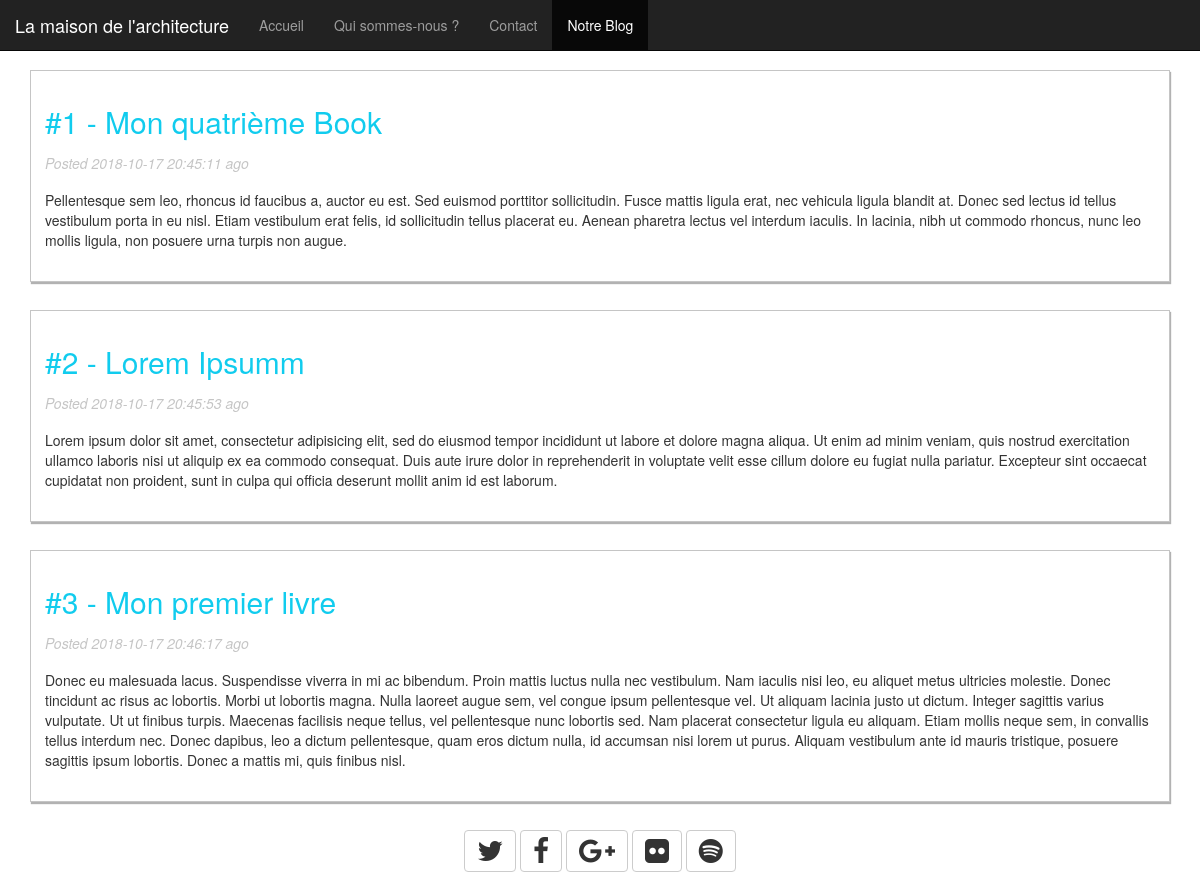
Page /blog on the committed database.
### app/models.py (models this page shows)
class Post(db.Model):
    __tablename__ = 'posts'
    id = db.Column(db.Integer, primary_key=True)
    title = db.Column(db.String(255))
    content = db.Column(db.Text)
    comments = db.relationship('Comment', backref="post", lazy='dynamic')
    created_at = db.Column(db.DateTime, default=db.func.now())
    updated_at = db.Column(db.DateTime, default=db.func.now(), onupdate=db.func.now())

### app/routes.py (the view)
@app.route('/blog')
def home_blog():
    posts = Post.query.all()
    return render_template('blog/home_blog.html', posts=posts)

### app/templates/blog/home_blog.html (shortened to what this page needs)
<!DOCTYPE html>
<html>
  <head>
    <link rel="stylesheet" type="text/css" href="{{ url_for('static', filename='css/home_blog.css') }}">
    <link href="https://maxcdn.bootstrapcdn.com/bootstrap/3.3.1/css/bootstrap.min.css" rel="stylesheet">
    <link href="https://maxcdn.bootstrapcdn.com/font-awesome/4.3.0/css/font-awesome.min.css" rel="stylesheet">
  </head>
  <body>
   <header>
      <nav class="navbar navbar-inverse navbar-fixed-top" role="navigation">
        <div class="navbar-header">
          <a href="{{ url_for('home') }}#page-top" class="navbar-brand">La maison de l'architecture</a>
        </div>
        <div class="collapse navbar-collapse">
                <ul class="nav navbar-nav">
                  <li><a href="{{ url_for('home') }}#accueil">Accueil</a></li>
                  <li><a href="{{ url_for('home') }}#qui">Qui sommes-nous ?</a></li>
                  <li><a href="{{ url_for('home') }}#contact">Contact</a></li>
            <li class="active"><a href="{{ url_for('home_blog') }}">Notre Blog</a></li>
                </ul>
              </div>
        </nav>
    </header>
    <div class="container" style="margin-top: 70px;">
        {% block body %}
            {% for post in posts %}
                <article>
                    <h2 class="title">
                        <a href="#">#{{ post.id }} - {{ post.title }}</a>
                    </h2>
                    <p class="time">
                        <time datetime="{{ post.created_at }}">
                            Posted {{ post.created_at }} ago
                        </time>
                    </p>
                    <p class="content">{{ post.content }}</p>
                </article>
            {% else %}
                <p>Sorry, no posts available.</p>
            {% endfor %}
        {% endblock body %}
    </div>
    {% include 'includes/_footer.html' %}
  </body>
</html>

### app/templates/includes/_footer.html
<footer class="text-center">
  <a class="btn btn-default" href="#"><i class="fa fa-twitter fa-2x"></i></a>
  <a class="btn btn-default" href="#"><i class="fa fa-facebook fa-2x"></i></a>
  <a class="btn btn-default" href="#"><i class="fa fa-google-plus fa-2x"></i></a>
  <a class="btn btn-default" href="#"><i class="fa fa-flickr fa-2x"></i></a>
  <a class="btn btn-default" href="#"><i class="fa fa-spotify fa-2x"></i></a>
</footer>

### app/static/css/home_blog.css (style rules this page uses)
article { background-color: #fff; border: 1px solid #c5c5c5; margin-bottom: 2em; padding: 1em; box-shadow: 1px 2px 1px rgba(0, 0, 0, 0.3) }
article .title { margin-bottom: 0.5em; }
article .title a { color: #1ce; text-decoration: none; }
article .time { font-style: italic; color: #c5c5c5; }
article .content { padding: 0.5em 0; }

### app/templates/blog/home_blog.html (style rules this page uses)
footer { margin-bottom: 20px; }

### rows in the picture
Post: id "1", title "Mon quatrième Book", created_at "2018-10-17 20:45:11", content "Pellentesque sem leo, rhoncus id faucibus a, auctor eu est. Sed euismod porttitor sollicitudin. Fusce mattis ligula erat, nec vehicula ligula blandit at. Donec sed lectus id tellus vestibulum porta in eu nisl. Etiam vestibulum erat felis, id sollicitudin tellus placerat eu. Aenean pharetra lectus vel interdum iaculis. In lacinia, nibh ut commodo rhoncus, nunc leo mollis ligula, non posuere urna turpis non augue."
Post: id "2", title "Lorem Ipsumm", created_at "2018-10-17 20:45:53", content "Lorem ipsum dolor sit amet, consectetur adipisicing elit, sed do eiusmod tempor incididunt ut labore et dolore magna aliqua. Ut enim ad minim veniam, quis nostrud exercitation ullamco laboris nisi ut aliquip ex ea commodo consequat. Duis aute irure dolor in reprehenderit in voluptate velit esse cillum dolore eu fugiat nulla pariatur. Excepteur sint occaecat cupidatat non proident, sunt in culpa qui officia deserunt mollit anim id est laborum."
Post: id "3", title "Mon premier livre", created_at "2018-10-17 20:46:17", content "Donec eu malesuada lacus. Suspendisse viverra in mi ac bibendum. Proin mattis luctus nulla nec vestibulum. Nam iaculis nisi leo, eu aliquet metus ultricies molestie. Donec tincidunt ac risus ac lobortis. Morbi ut lobortis magna. Nulla laoreet augue sem, vel congue ipsum pellentesque vel. Ut aliquam lacinia justo ut dictum. Integer sagittis varius vulputate. Ut ut finibus turpis. Maecenas facilisis neque tellus, vel pellentesque nunc lobortis sed. Nam placerat consectetur ligula eu aliquam. Etiam mollis neque sem, in convallis tellus interdum nec. Donec dapibus, leo a dictum pellentesque, quam eros dictum nulla, id accumsan nisi lorem ut purus. Aliquam vestibulum ante id mauris tristique,…"
